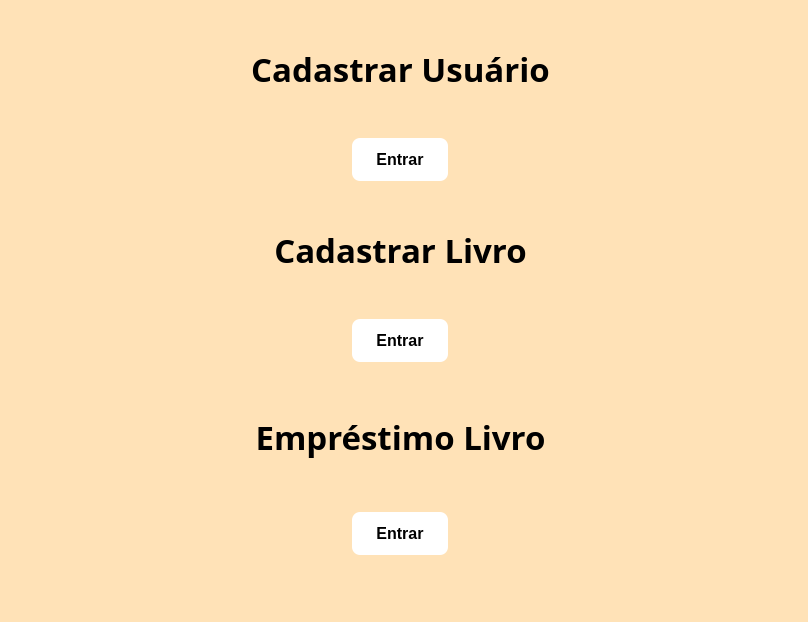
<?xml version="1.0" encoding="UTF-8"?>
<ui version="4.0">
 <class>MainWindow</class>
 <widget class="QMainWindow" name="MainWindow">
  <property name="geometry">
   <rect>
    <x>0</x>
    <y>0</y>
    <width>808</width>
    <height>622</height>
   </rect>
  </property>
  <property name="minimumSize">
   <size>
    <width>808</width>
    <height>622</height>
   </size>
  </property>
  <property name="windowTitle">
   <string>MainWindow</string>
  </property>
  <widget class="QWidget" name="centralwidget">
   <property name="styleSheet">
    <string notr="true">background-color: rgb(255, 226, 183);</string>
   </property>
   <widget class="QWidget" name="horizontalLayoutWidget">
    <property name="geometry">
     <rect>
      <x>0</x>
      <y>0</y>
      <width>801</width>
      <height>601</height>
     </rect>
    </property>
    <layout class="QHBoxLayout" name="horizontalLayout">
     <item>
      <spacer name="horizontalSpacer">
       <property name="orientation">
        <enum>Qt::Horizontal</enum>
       </property>
       <property name="sizeHint" stdset="0">
        <size>
         <width>40</width>
         <height>20</height>
        </size>
       </property>
      </spacer>
     </item>
     <item>
      <layout class="QVBoxLayout" name="verticalLayout">
       <item>
        <spacer name="verticalSpacer">
         <property name="orientation">
          <enum>Qt::Vertical</enum>
         </property>
         <property name="sizeType">
          <enum>QSizePolicy::Expanding</enum>
         </property>
         <property name="sizeHint" stdset="0">
          <size>
           <width>20</width>
           <height>40</height>
          </size>
         </property>
        </spacer>
       </item>
       <item>
        <widget class="QLabel" name="label">
         <property name="maximumSize">
          <size>
           <width>16777215</width>
           <height>16777215</height>
          </size>
         </property>
         <property name="font">
          <font>
           <family>Bonello,regular</family>
           <pointsize>25</pointsize>
           <weight>75</weight>
           <bold>true</bold>
          </font>
         </property>
         <property name="cursor">
          <cursorShape>ArrowCursor</cursorShape>
         </property>
         <property name="styleSheet">
          <string notr="true">  font-family: 'Bonello', regular;
  font-weight: bold;
  letter-spacing: .2rem;</string>
         </property>
         <property name="text">
          <string>Cadastrar Usuário</string>
         </property>
         <property name="alignment">
          <set>Qt::AlignCenter</set>
         </property>
        </widget>
       </item>
       <item>
        <spacer name="verticalSpacer_5">
         <property name="orientation">
          <enum>Qt::Vertical</enum>
         </property>
         <property name="sizeType">
          <enum>QSizePolicy::Fixed</enum>
         </property>
         <property name="sizeHint" stdset="0">
          <size>
           <width>20</width>
           <height>40</height>
          </size>
         </property>
        </spacer>
       </item>
       <item alignment="Qt::AlignHCenter|Qt::AlignVCenter">
        <widget class="QPushButton" name="btnCad_User">
         <property name="styleSheet">
          <string notr="true">  background:white;
letter-spacing: .2rem;
  color: black; /* Texto branco */
  font-family: 'Betty', regular;
  font-size: 16px;
  font-weight: bold;
  padding: 12px 24px; /* Tamanho do botão */
  border: none; /* Remove bordas padrão */

  border-radius: 8px; /* Bordas arredondadas */
  cursor: pointer; /* Cursor de ponteiro ao passar o mouse */
  box-shadow: 0 4px 6px rgba(0, 0, 0, 0.1); /* Sombra suave */
  transition: all 0.3s ease-in-out; /* Animação suave */</string>
         </property>
         <property name="text">
          <string>Entrar</string>
         </property>
        </widget>
       </item>
       <item>
        <spacer name="verticalSpacer_3">
         <property name="orientation">
          <enum>Qt::Vertical</enum>
         </property>
         <property name="sizeType">
          <enum>QSizePolicy::Fixed</enum>
         </property>
         <property name="sizeHint" stdset="0">
          <size>
           <width>20</width>
           <height>40</height>
          </size>
         </property>
        </spacer>
       </item>
       <item>
        <widget class="QLabel" name="label_2">
         <property name="font">
          <font>
           <family>Bonello,regular</family>
           <pointsize>25</pointsize>
           <weight>75</weight>
           <bold>true</bold>
          </font>
         </property>
         <property name="styleSheet">
          <string notr="true">  font-family: 'Bonello', regular;
  font-weight: bold;
  letter-spacing: .2rem;</string>
         </property>
         <property name="text">
          <string>Cadastrar Livro</string>
         </property>
         <property name="alignment">
          <set>Qt::AlignCenter</set>
         </property>
        </widget>
       </item>
       <item>
        <spacer name="verticalSpacer_4">
         <property name="orientation">
          <enum>Qt::Vertical</enum>
         </property>
         <property name="sizeType">
          <enum>QSizePolicy::Fixed</enum>
         </property>
         <property name="sizeHint" stdset="0">
          <size>
           <width>20</width>
           <height>40</height>
          </size>
         </property>
        </spacer>
       </item>
       <item alignment="Qt::AlignHCenter">
        <widget class="QPushButton" name="btnCad_Livro">
         <property name="styleSheet">
          <string notr="true">  background:white;
letter-spacing: .2rem;
  color: black; /* Texto branco */
  font-family: 'Betty', regular;
  font-size: 16px;
  font-weight: bold;
  padding: 12px 24px; /* Tamanho do botão */
  border: none; /* Remove bordas padrão */

  border-radius: 8px; /* Bordas arredondadas */
  cursor: pointer; /* Cursor de ponteiro ao passar o mouse */
  box-shadow: 0 4px 6px rgba(0, 0, 0, 0.1); /* Sombra suave */
  transition: all 0.3s ease-in-out; /* Animação suave */</string>
         </property>
         <property name="text">
          <string>Entrar</string>
         </property>
        </widget>
       </item>
       <item>
        <spacer name="verticalSpacer_2">
         <property name="orientation">
          <enum>Qt::Vertical</enum>
         </property>
         <property name="sizeHint" stdset="0">
          <size>
           <width>20</width>
           <height>40</height>
          </size>
         </property>
        </spacer>
       </item>
       <item>
        <widget class="QLabel" name="label_3">
         <property name="font">
          <font>
           <family>Bonello,regular</family>
           <pointsize>25</pointsize>
           <weight>75</weight>
           <bold>true</bold>
          </font>
         </property>
         <property name="styleSheet">
          <string notr="true">  font-family: 'Bonello', regular;
  font-weight: bold;
  letter-spacing: .2rem;</string>
         </property>
         <property name="text">
          <string>Empréstimo Livro</string>
         </property>
         <property name="alignment">
          <set>Qt::AlignCenter</set>
         </property>
        </widget>
       </item>
       <item>
        <spacer name="verticalSpacer_6">
         <property name="orientation">
          <enum>Qt::Vertical</enum>
         </property>
         <property name="sizeHint" stdset="0">
          <size>
           <width>20</width>
           <height>40</height>
          </size>
         </property>
        </spacer>
       </item>
       <item alignment="Qt::AlignHCenter">
        <widget class="QPushButton" name="btnEmprestimo">
         <property name="styleSheet">
          <string notr="true">  background:white;
letter-spacing: .2rem;
  color: black; /* Texto branco */
  font-family: 'Betty', regular;
  font-size: 16px;
  font-weight: bold;
  padding: 12px 24px; /* Tamanho do botão */
  border: none; /* Remove bordas padrão */

  border-radius: 8px; /* Bordas arredondadas */
  cursor: pointer; /* Cursor de ponteiro ao passar o mouse */
  box-shadow: 0 4px 6px rgba(0, 0, 0, 0.1); /* Sombra suave */
  transition: all 0.3s ease-in-out; /* Animação suave */</string>
         </property>
         <property name="text">
          <string>Entrar</string>
         </property>
        </widget>
       </item>
       <item>
        <spacer name="verticalSpacer_7">
         <property name="orientation">
          <enum>Qt::Vertical</enum>
         </property>
         <property name="sizeHint" stdset="0">
          <size>
           <width>20</width>
           <height>40</height>
          </size>
         </property>
        </spacer>
       </item>
      </layout>
     </item>
     <item>
      <spacer name="horizontalSpacer_2">
       <property name="orientation">
        <enum>Qt::Horizontal</enum>
       </property>
       <property name="sizeHint" stdset="0">
        <size>
         <width>40</width>
         <height>20</height>
        </size>
       </property>
      </spacer>
     </item>
    </layout>
   </widget>
  </widget>
 </widget>
 <resources/>
 <connections/>
</ui>
